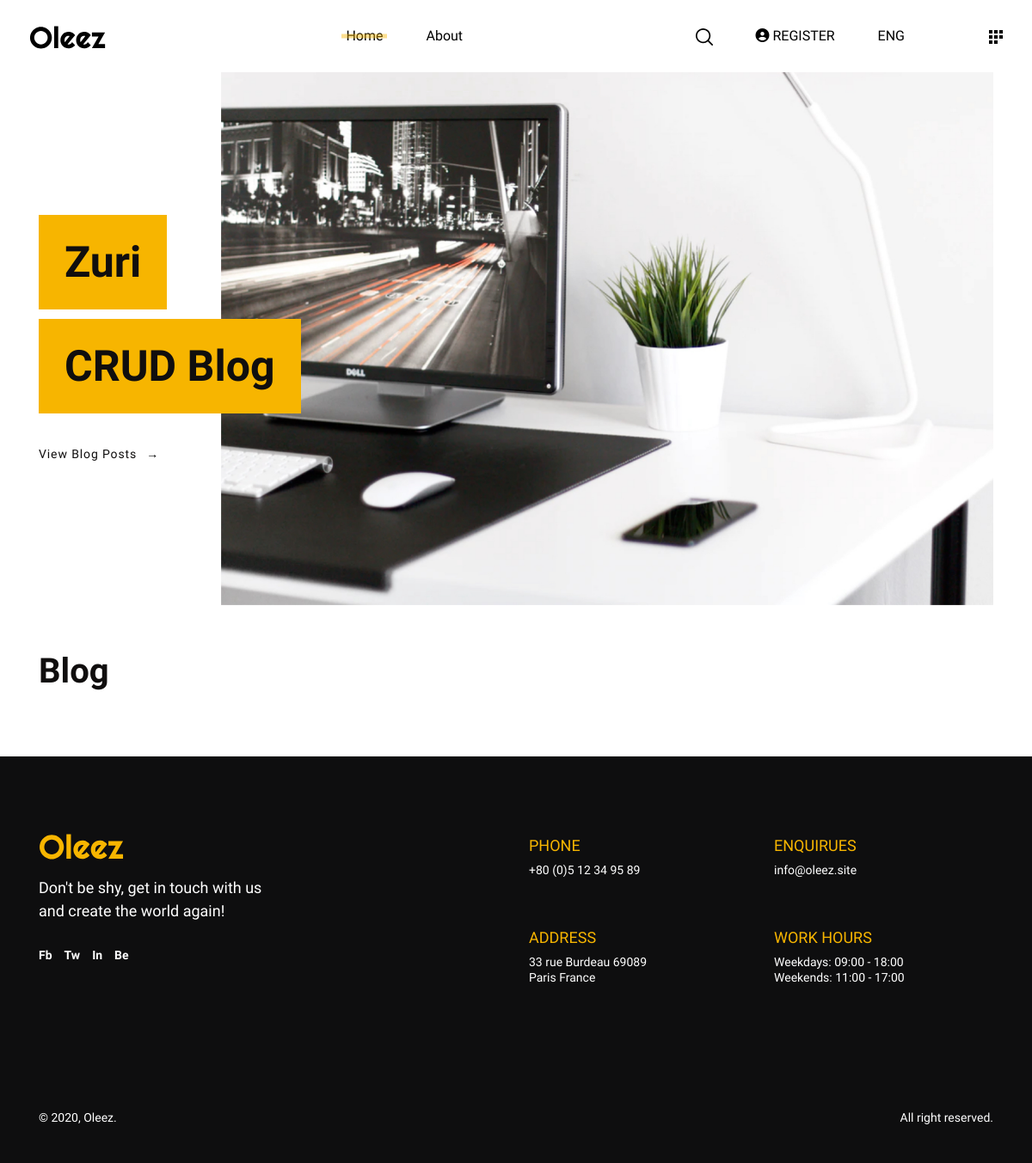
The app's page /, older data.
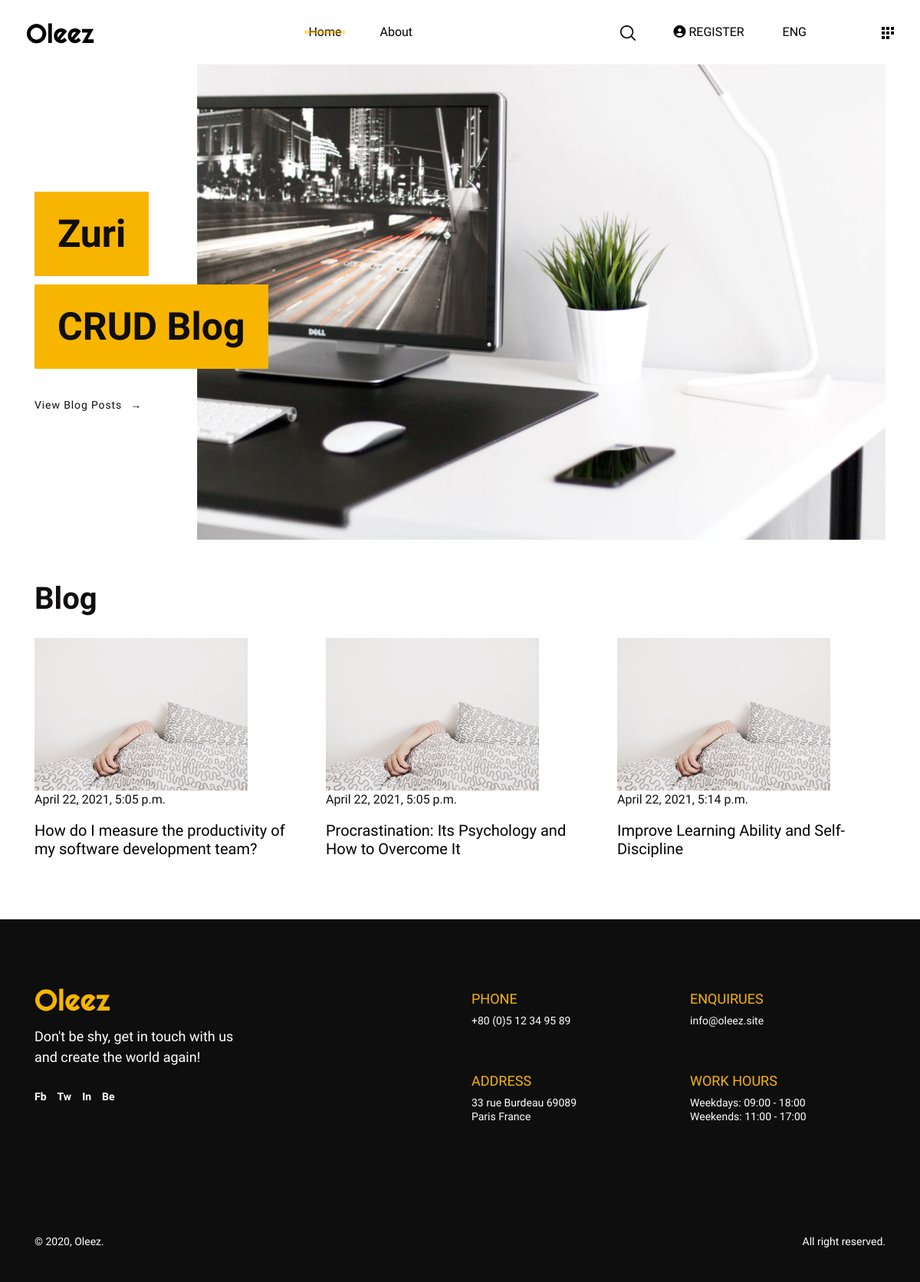
The same page, newer data.
### crud_blog/models.py (models this page shows, shortened)
class Article(models.Model):
    user = models.ForeignKey(User, on_delete=models.CASCADE)
    title = models.CharField(max_length=150)
    content = models.TextField()
    timestamp = models.DateTimeField(auto_now=False, auto_now_add=False)
    def get_absolute_url(self):
        return reverse("blog:article", kwargs={"pk": self.pk})

### crud_blog/views.py (the view)
# urls.py: path('', home, name="home"),
def home(request):
    articles = Article.objects.all()[:3]
    context = {
        "articles": articles
    }
    return render(request, "crud_blog/index.html", context)

### crud_blog/templates/crud_blog/index.html (shortened to what this page needs)
{% extends "crud_blog/base.html" %}
{% load static %}
{% block content %}
<main>
  <section>
    <div class="container wow fadeIn">
      <div
        id="oleezLandingCarousel"
        class="oleez-landing-carousel carousel slide"
        data-ride="carousel"
      >
        <div class="carousel-inner" role="listbox">
          <div class="carousel-item active">
            <img
              src="{% static 'images/Banner_1@2x.jpg' %}"
              alt="First slide"
              class="w-100"
            />
            <div class="carousel-caption">
              <h2 data-animation="animated fadeInRight">
                <span>Zuri</span>
              </h2>
              <h2 data-animation="animated fadeInRight">
                <span>CRUD Blog</span>
              </h2>
              <a
                href="#blogPosts"
                class="carousel-item-link"
                data-animation="animated fadeInRight"
                >View Blog Posts</a
              >
            </div>
          </div>
        </div>
      </div>
    </div>
  </section>
  <section class="mt-4 mb-5" id="blogPosts">
    <div class="container">
        <h1 class="oleez-page-title wow fadeInUp">Blog</h1>
        <div class="row">
          {% for article in articles %}
          <div class="col-md-4 mb-4">
            <div class="blog-post-card wow fadeInUp">
                <div class="blog-post-thumbnail-wrapper">
                    <img src="{% static 'images/Bloggrid/Bloggrid_2.jpg' %}" alt="blog">
                </div>
                <p class="blog-post-date">{{ article.timestamp }}</p>
                <a style="color: black;" href="{{ article.get_absolute_url }}">
                    <h5 class="blog-post-title">{{ article.title }}</h5>
                </a>
            </div>
          </div>
          {% endfor %}
        </div>
    </div>
  </section>
</main>
{% endblock content %}

### crud_blog/templates/crud_blog/base.html (shortened to what this page needs)
{% load static %}
<!DOCTYPE html>
<html lang="en">
<head>
    <link rel="stylesheet" href="{% static "vendors/animate.css/animate.min.css" %}">
    <link rel="stylesheet" href="{% static "vendors/slick-carousel/slick.css" %}">
    <link rel="stylesheet" href="{% static "vendors/slick-carousel/slick-theme.css" %}">
    <link rel="stylesheet" href="{% static "css/style.css" %}">
</head>
<body>
    <header class="oleez-header">
        <nav class="navbar navbar-expand-lg navbar-light">
            <a class="navbar-brand" href="index.html"
            ><img src="{% static 'images/Logo_2.svg' %}" alt="Oleez"
            /></a>
            <div class="collapse navbar-collapse" id="oleezMainNav">
            <ul class="navbar-nav mx-auto mt-2 mt-lg-0">
                <li class="nav-item active">
                    <a class="nav-link" href="{% url 'blog:home' %}"
                        >Home <span class="sr-only">(current)</span></a
                    >
                </li>
                <li class="nav-item">
                    <a class="nav-link" href="{% url 'blog:about' %}">About</a>
                </li>
            </ul>
            <ul class="navbar-nav d-none d-lg-flex">
                <li class="nav-item">
                    <a class="nav-link nav-link-btn" href="#!" data-toggle="searchModal">
                        <img src="{% static 'images/search.svg' %}" alt="search" />
                    </a>
                </li>
                {% if not user.is_authenticated %}
                <li class="nav-item">
                    <a class="nav-link" href="{% url 'blog:register' %}">
                        <i class="fa fa-user-circle" aria-hidden="true"></i> REGISTER
                    </a>
                </li>
                {% else %}
                <li class="nav-item">
                    <a class="nav-link" href="{% url 'blog:logout' %}">
                        <i class="fa fa-user-circle" aria-hidden="true"></i> LOGOUT
                    </a>
                </li>
                {% endif %}
                <li class="nav-item dropdown">
                    <a
                        class="nav-link dropdown-toggle"
                        href="#!"
                        id="languageDropdown"
                        data-toggle="dropdown"
                        aria-haspopup="true"
                        aria-expanded="false"
                        >ENG</a
                    >
                </li>
                <li class="nav-item ml-5">
                <a
                    class="nav-link pr-0 nav-link-btn"
                    href="#!"
                    data-toggle="offCanvasMenu"
                >
                    <img
                    src="{% static 'images/social icon@2x.svg' %} "
                    alt="social-nav-toggle"
                    />
                </a>
                </li>
            </ul>
            </div>
        </nav>
    </header>
    {% block content %}
    {% endblock content %}
    <footer class="oleez-footer wow fadeInUp">
    <div class="container">
        <div class="footer-content">
        <div class="row">
            <div class="col-md-6">
            <img src="{% static 'images/Logo_1.svg' %}" alt="oleez" class="footer-logo" />
            <p class="footer-intro-text">
                Don't be shy, get in touch with us and create the world again!
            </p>
            <nav class="footer-social-links">
                <a href="#!">Fb</a>
                <a href="#!">Tw</a>
                <a href="#!">In</a>
                <a href="#!">Be</a>
            </nav>
            </div>
            <div class="col-md-6">
            <div class="row">
                <div class="col-md-6 footer-widget-text">
                <h6 class="widget-title">PHONE</h6>
                <p class="widget-content">+80 (0)5 12 34 95 89</p>
                </div>
                <div class="col-md-6 footer-widget-text">
                <h6 class="widget-title">ENQUIRUES</h6>
                <p class="widget-content">info@oleez.site</p>
                </div>
                <div class="col-md-6 footer-widget-text">
                <h6 class="widget-title">ADDRESS</h6>
                <p class="widget-content">
                    33 rue Burdeau 69089 <br />
                    Paris France
                </p>
                </div>
                <div class="col-md-6 footer-widget-text">
                <h6 class="widget-title">WORK HOURS</h6>
                <p class="widget-content">
                    Weekdays: 09:00 - 18:00 <br />
                    Weekends: 11:00 - 17:00
                </p>
                </div>
            </div>
            </div>
        </div>
        </div>
        <div class="footer-text">
        <p class="mb-md-0">
            © 2020, Oleez.
        </p>
        <p class="mb-0">All right reserved.</p>
        </div>
    </div>
    </footer>
</body>
</html>

Row changes from the older to the newer data that the page shows:
added Article: timestamp "April 22, 2021, 5:05 p.m.", title "How do I measure the productivity of my software development team?"
added Article: timestamp "April 22, 2021, 5:05 p.m.", title "Procrastination: Its Psychology and How to Overcome It"
added Article: timestamp "April 22, 2021, 5:14 p.m.", title "Improve Learning Ability and Self-Discipline"
